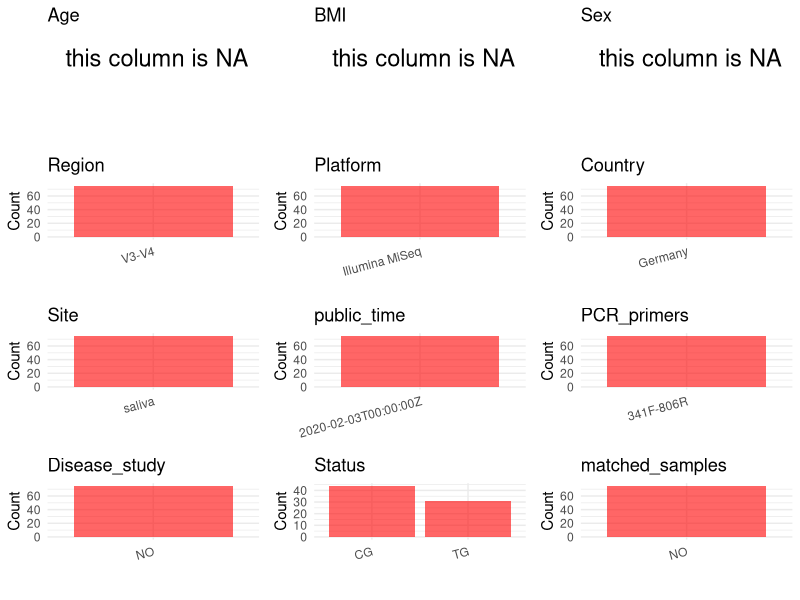

Recreate this plot in R. (Note: this script raises an error after producing the figure.)
## ---- chunk 1
# Load necessary libraries
library(dplyr)
library(ggplot2)
library(cowplot)

# Set working directory (update this path to your local directory)
setwd("D:/studylearning/董彪师兄项目/任务/修改20250922/PRJNA577839")

# Read the initial metadata files
initial_meta<-read.csv("SraRunTable.csv",header = T)

# Display the first few rows of the metadata
head(initial_meta)
## ---- chunk 2
# Create a uniform metadata dataframe
metadata <- data.frame(
  BioProject = initial_meta$BioProject,
  Run = initial_meta$Run,
  sample_name = initial_meta$Sample.Name,
  Age = NA,
  BMI = NA,
  Sex= NA,
  Region = "V3-V4",
  Platform = initial_meta$Instrument,
  Country = initial_meta$geo_loc_name_country,
  Site = initial_meta$env_medium,
  public_time = initial_meta$ReleaseDate,
  stringsAsFactors = FALSE
)
## ---- chunk 3
# Add information obtained from the publication
metadata$PCR_primers <- "341F-806R"  # Update based on the publication
metadata$title <- "Influence of the long-term use of oral hygiene products containing stannous ions on the salivary microbiome – a randomized controlled trial"
metadata$Disease_study <- "NO"
metadata <- metadata %>% mutate(Status=case_when(grepl("TG",sample_name)~"TG",grepl("CG",sample_name)~"CG"))

#extract subject id by remove prefix of sample_name
#metadata$sample_name <- gsub("T|CR|CS|C|N|S", "", metadata$sample_name)

# Check initial data distribution
cat("Initial sample distribution:\n")
table(metadata$sample_name)
table(metadata$Site)

# Calculate sampling frequency per subject
sample_counts <- table(metadata$sample_name)
cat("\nNumber of samples per subject:\n")
print(sample_counts)

# Create matched_samples column
metadata$matched_samples <- ifelse(metadata$sample_name %in% names(sample_counts[sample_counts >= 2]), "YES", "NO")

cat("\nMatched samples distribution:\n")
table(metadata$matched_samples)

# Identify samples for removal: single samples excluding saliva 
single_samples <- names(sample_counts[sample_counts == 1])
samples_to_remove <- metadata$sample_name %in% single_samples & !(metadata$Site %in% c("saliva"))

cat("\nNumber of samples to be removed:", sum(samples_to_remove), "\n")

# Remove identified samples
metadata_clean <- metadata[!samples_to_remove, ]

cat("\nFinal sample distribution after cleaning:\n")
table(metadata_clean$sample_name)
table(metadata_clean$Site)
table(metadata_clean$matched_samples)

# Use cleaned dataset for subsequent analysis
metadata <- metadata_clean
## ---- chunk 4
# Check the number of unique runs and sample names
print(paste("Number of unique runs:", length(unique(metadata$Run))))
print(paste("Number of unique sample names:", length(unique(metadata$sample_name))))
## ---- chunk 5
# Select columns for visualization
plot_data <- metadata %>%
  select(-BioProject, -Run, -sample_name, -title)

# Function to create simple plots for each column
create_simple_plots <- function(data) {
  plots <- list()
  
  for (col in colnames(data)) {
    # Check if the column is all NA
    if (all(is.na(data[[col]]))) {
      # Create an empty plot with text indicating all NA
      p <- ggplot() +
        annotate("text", x = 0.5, y = 0.5, label = "this column is NA", size = 6) +
        labs(title = col) +
        theme_void()
    } else if (is.numeric(data[[col]])) {
      # Numeric variable: histogram
      p <- ggplot(data, aes(x = .data[[col]])) +
        geom_histogram(fill = "blue", alpha = 0.6, bins = 20, na.rm = TRUE) +
        labs(title = col) +
        theme_minimal()
    } else {
      # Categorical variable: bar plot (remove NA values)
      count_data <- as.data.frame(table(data[[col]], useNA = "ifany"))
      p <- ggplot(count_data, aes(x = reorder(Var1, -Freq), y = Freq)) +
        geom_col(fill = "red", alpha = 0.6) +
        labs(title = col, x = NULL, y = "Count") +
        theme_minimal() +
        theme(axis.text.x = element_text(angle = 15, hjust = 1))
    }
    plots[[col]] <- p
  }
  
  return(plots)
}

# Generate and arrange plots
plots <- create_simple_plots(plot_data)
p<-plot_grid(plots$Age, 
          plots$BMI, 
          plots$Sex, 
          plots$Region, 
          plots$Platform, 
          plots$Country, 
          plots$Site,
          plots$public_time, 
          plots$PCR_primers,
          plots$Disease_study,
          plots$Status,
          plots$matched_samples,# add 
          ncol = 3, align = "hv", axis = "lb")
ggsave("Metadata_Summary.png", plot = p, width = 8, height = 6, dpi = 150, bg = "white")
## ---- chunk 6
knitr::include_graphics("Metadata_Summary.png")
## ---- chunk 7
# Reorder columns to match the desired format
metadata <- metadata[, c(
  "BioProject", "Run", "sample_name", "Age", "BMI", "Sex", 
  "Region", "Platform", "Country", "Site", "public_time", 
  "PCR_primers", "title", "Disease_study", "Status","matched_samples"
)]

# Export the uniform metadata to a CSV file
write.csv(metadata, file = "metadata.csv", quote = FALSE)
head(metadata)
